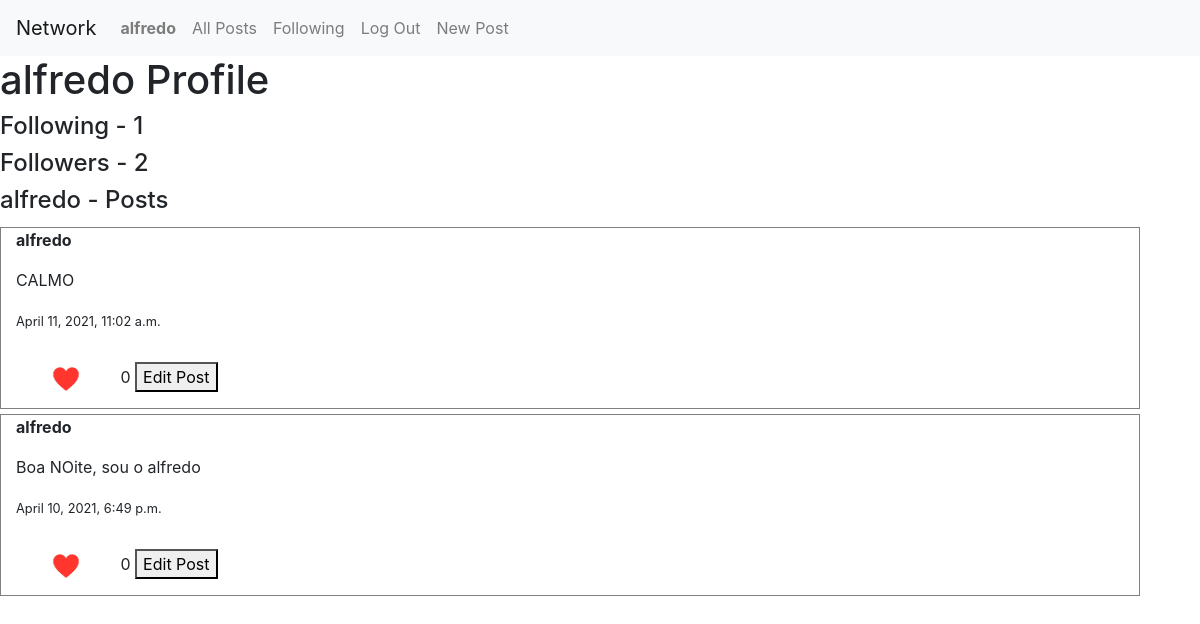
Before: /profile/alfredo (signed in) with the older database file.
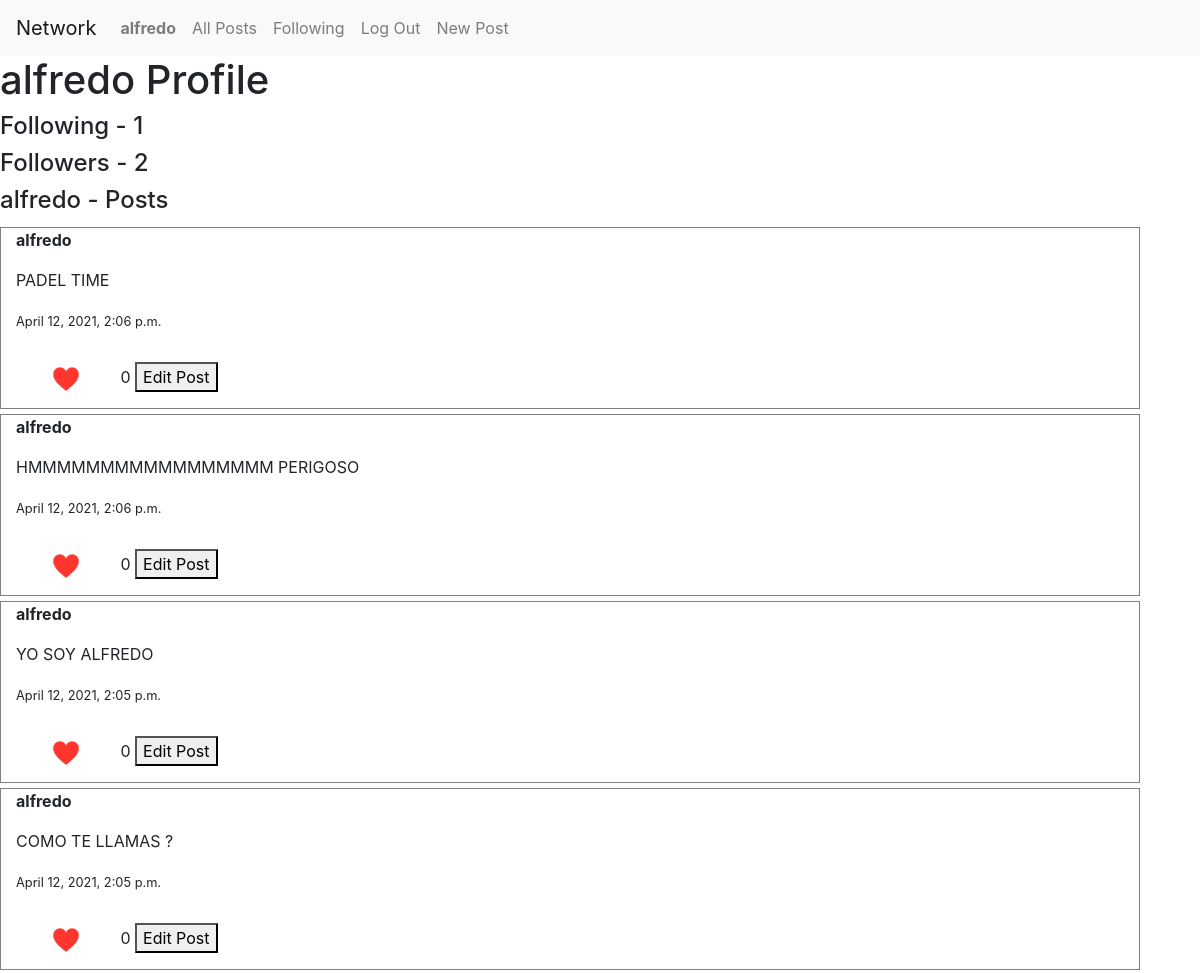
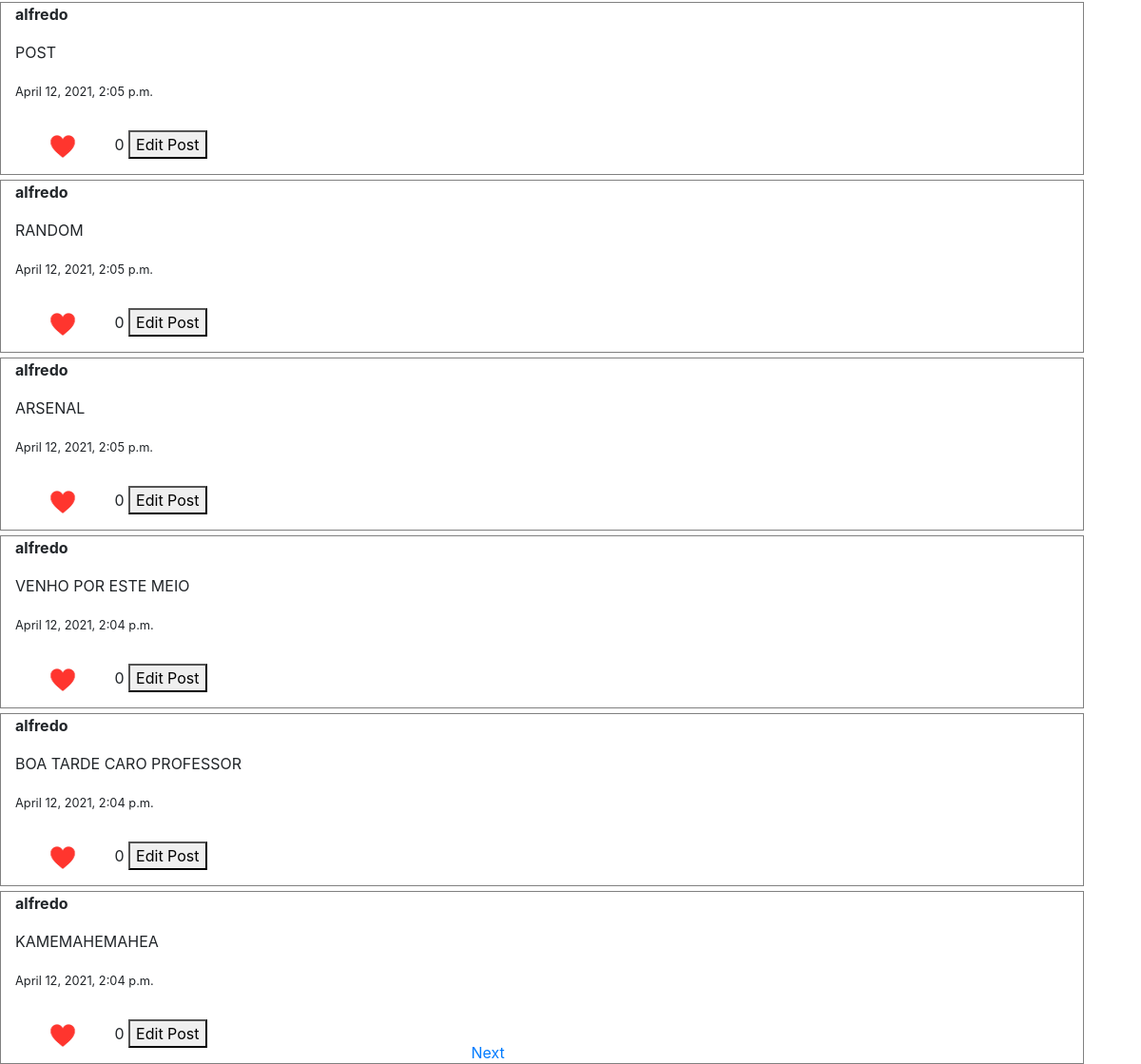
After: the same page with the newer database file (2 pictures, top to bottom).
### network/models.py (models this page shows)
class Post(models.Model):
    user = models.ForeignKey(settings.AUTH_USER_MODEL, on_delete=models.CASCADE)
    text = models.CharField(max_length= 300)
    created_at = models.DateTimeField(auto_now_add=True)
    likes = models.IntegerField(default = 0) # number of likes start at 0

class User(AbstractUser):
    pass

### network/views.py (the view, shortened to what this page needs)
# urls.py: path("profile/<str:username>",views.profile,name = "profile"),
def profile(request,username):
    flag = 2 # 0 - user doesnt follow the profile that is visited 1 - user follow the profile that is visited 2 - default
    followers = 0
    user = User.objects.get(username = username)
    user_posts = Post.objects.filter(user = user)
    user_posts = user_posts.order_by('-created_at')
    profile_user = UserProfile.objects.get(user = user)
    following = profile_user.following
    profiles = UserProfile.objects.all().exclude(user = user)
    for profile in profiles:
        list_following = profile.following
        if(user in list_following.all()):
            followers += 1
    page = request.GET.get('page', 1)
    paginator = Paginator(user_posts, 10)
    try:
        posts = paginator.page(page)
    except PageNotAnInteger:
        posts = paginator.page(1)
    except EmptyPage:
        posts = paginator.page(paginator.num_pages)
    return render(request, "network/profile.html",{
        "posts":posts,"username":username,"following":following.count(),"followers":followers,"flag":flag
    })

### network/templates/network/profile.html (shortened to what this page needs)
{% extends "network/layout.html" %}
{%load static %}
{% block body %}
<h1>{{username}} Profile</h1>
<h4> Following - {{following}} </h4>
<h4> Followers - {{followers}} </h4>
<div id="all_posts">
<h4> {{username}} - Posts </h4>
  {% for post in posts%}
    <div class="container"
          <p ><strong>{{post.user.username}}</strong> </p>
          <p >{{post.text}}</p>
          <p> <small>{{post.created_at}}</small></p>
          <img src="{% static 'network/small-heart-icon-0.jpg' %}" width="100" height="60">
          <div class="image">
            {{post.likes}}
          </div>
          {% if user.get_username == post.user.username %}
            <button class="edit" value = '{{post.id}}' >Edit Post</button>
          {% endif %}
    </div>
  {% endfor %}
    <div class="bottom">
      {% if posts.has_next %}
        <a href="{% url 'profile' username %}?page={{ posts.next_page_number }}">Next</a>
      {% endif %}
    </div>
  </div>
{% endblock %}

Changed rows visible on the page:
no longer on this page (row unchanged): Post: user.username "alfredo", text "CALMO", created_at "April 11, 2021, 11:02 a.m.", likes "0", {{ post.id }} 13 (drawn)
no longer on this page (row unchanged): Post: user.username "alfredo", text "Boa NOite, sou o alfredo", created_at "April 10, 2021, 6:49 p.m.", likes "0", {{ post.id }} 5 (drawn)
added Post: user.username "alfredo", text "PADEL TIME", created_at "April 12, 2021, 2:06 p.m.", likes "0", {{ post.id }} 23 (drawn)
added Post: user.username "alfredo", text "HMMMMMMMMMMMMMMMMM PERIGOSO", created_at "April 12, 2021, 2:06 p.m.", likes "0", {{ post.id }} 22 (drawn)
added Post: user.username "alfredo", text "YO SOY ALFREDO", created_at "April 12, 2021, 2:05 p.m.", likes "0", {{ post.id }} 21 (drawn)
added Post: user.username "alfredo", text "COMO TE LLAMAS ?", created_at "April 12, 2021, 2:05 p.m.", likes "0", {{ post.id }} 20 (drawn)
added Post: user.username "alfredo", text "POST", created_at "April 12, 2021, 2:05 p.m.", likes "0", {{ post.id }} 19 (drawn)
added Post: user.username "alfredo", text "RANDOM", created_at "April 12, 2021, 2:05 p.m.", likes "0", {{ post.id }} 18 (drawn)
added Post: user.username "alfredo", text "ARSENAL", created_at "April 12, 2021, 2:05 p.m.", likes "0", {{ post.id }} 17 (drawn)
added Post: user.username "alfredo", text "VENHO POR ESTE MEIO", created_at "April 12, 2021, 2:04 p.m.", likes "0", {{ post.id }} 16 (drawn)
added Post: user.username "alfredo", text "BOA TARDE CARO PROFESSOR", created_at "April 12, 2021, 2:04 p.m.", likes "0", {{ post.id }} 15 (drawn)
added Post: user.username "alfredo", text "KAMEMAHEMAHEA", created_at "April 12, 2021, 2:04 p.m.", likes "0", {{ post.id }} 14 (drawn)
Other visible differences:
text now shown: "Next"
